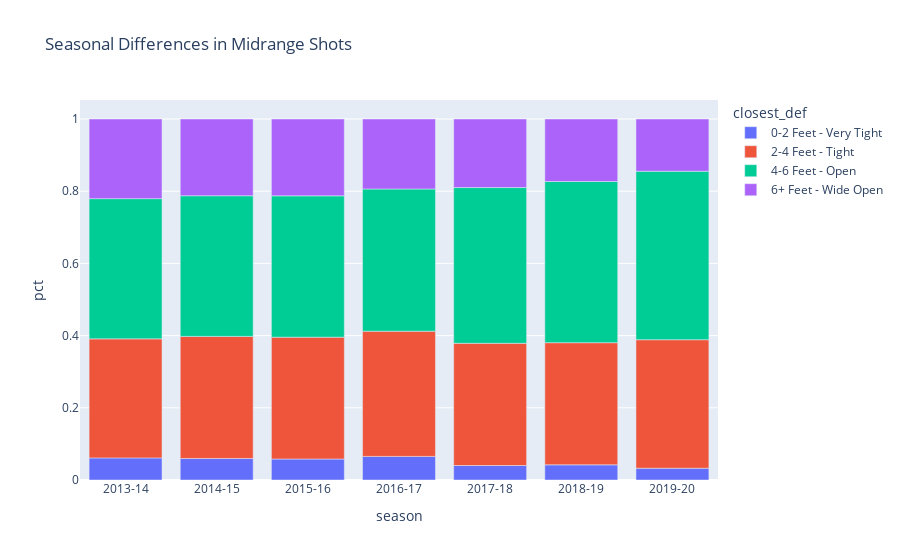

Source (notebook cell):
### Code cell
px.bar(ds[1], x='season', y='pct', color='closest_def', title='Seasonal Differences in Midrange Shots')

### Figure 1 — Plotly figure (JSON) as saved in the notebook; plotly's stock layout.template omitted (floating-point values rounded to 4 significant figures)
{"data": [{"alignmentgroup": "True", "hovertemplate": "closest_def=0-2 Feet - Very Tight<br>season=%{x}<br>pct=%{y}<extra></extra>", "legendgroup": "0-2 Feet - Very Tight", "marker": {"color": "#636efa"}, "name": "0-2 Feet - Very Tight", "offsetgroup": "0-2 Feet - Very Tight", "orientation": "v", "showlegend": true, "textposition": "auto", "type": "bar", "x": ["2013-14", "2014-15", "2015-16", "2016-17", "2017-18", "2018-19", "2019-20"], "xaxis": "x", "y": [0.06119, 0.05967, 0.05814, 0.06538, 0.04016, 0.04204, 0.03266], "yaxis": "y"}, {"alignmentgroup": "True", "hovertemplate": "closest_def=2-4 Feet - Tight<br>season=%{x}<br>pct=%{y}<extra></extra>", "legendgroup": "2-4 Feet - Tight", "marker": {"color": "#EF553B"}, "name": "2-4 Feet - Tight", "offsetgroup": "2-4 Feet - Tight", "orientation": "v", "showlegend": true, "textposition": "auto", "type": "bar", "x": ["2013-14", "2014-15", "2015-16", "2016-17", "2017-18", "2018-19", "2019-20"], "xaxis": "x", "y": [0.3298, 0.3382, 0.3375, 0.3468, 0.3385, 0.3384, 0.356], "yaxis": "y"}, {"alignmentgroup": "True", "hovertemplate": "closest_def=4-6 Feet - Open<br>season=%{x}<br>pct=%{y}<extra></extra>", "legendgroup": "4-6 Feet - Open", "marker": {"color": "#00cc96"}, "name": "4-6 Feet - Open", "offsetgroup": "4-6 Feet - Open", "orientation": "v", "showlegend": true, "textposition": "auto", "type": "bar", "x": ["2013-14", "2014-15", "2015-16", "2016-17", "2017-18", "2018-19", "2019-20"], "xaxis": "x", "y": [0.3884, 0.3896, 0.3915, 0.3939, 0.4315, 0.4465, 0.4668], "yaxis": "y"}, {"alignmentgroup": "True", "hovertemplate": "closest_def=6+ Feet - Wide Open<br>season=%{x}<br>pct=%{y}<extra></extra>", "legendgroup": "6+ Feet - Wide Open", "marker": {"color": "#ab63fa"}, "name": "6+ Feet - Wide Open", "offsetgroup": "6+ Feet - Wide Open", "orientation": "v", "showlegend": true, "textposition": "auto", "type": "bar", "x": ["2013-14", "2014-15", "2015-16", "2016-17", "2017-18", "2018-19", "2019-20"], "xaxis": "x", "y": [0.2206, 0.2126, 0.2128, 0.1938, 0.1899, 0.1731, 0.1446], "yaxis": "y"}], "layout": {"barmode": "relative", "legend": {"title": {"text": "closest_def"}, "tracegroupgap": 0}, "title": {"text": "Seasonal Differences in Midrange Shots"}, "xaxis": {"anchor": "y", "domain": [0, 1], "title": {"text": "season"}}, "yaxis": {"anchor": "x", "domain": [0, 1], "title": {"text": "pct"}}}}
